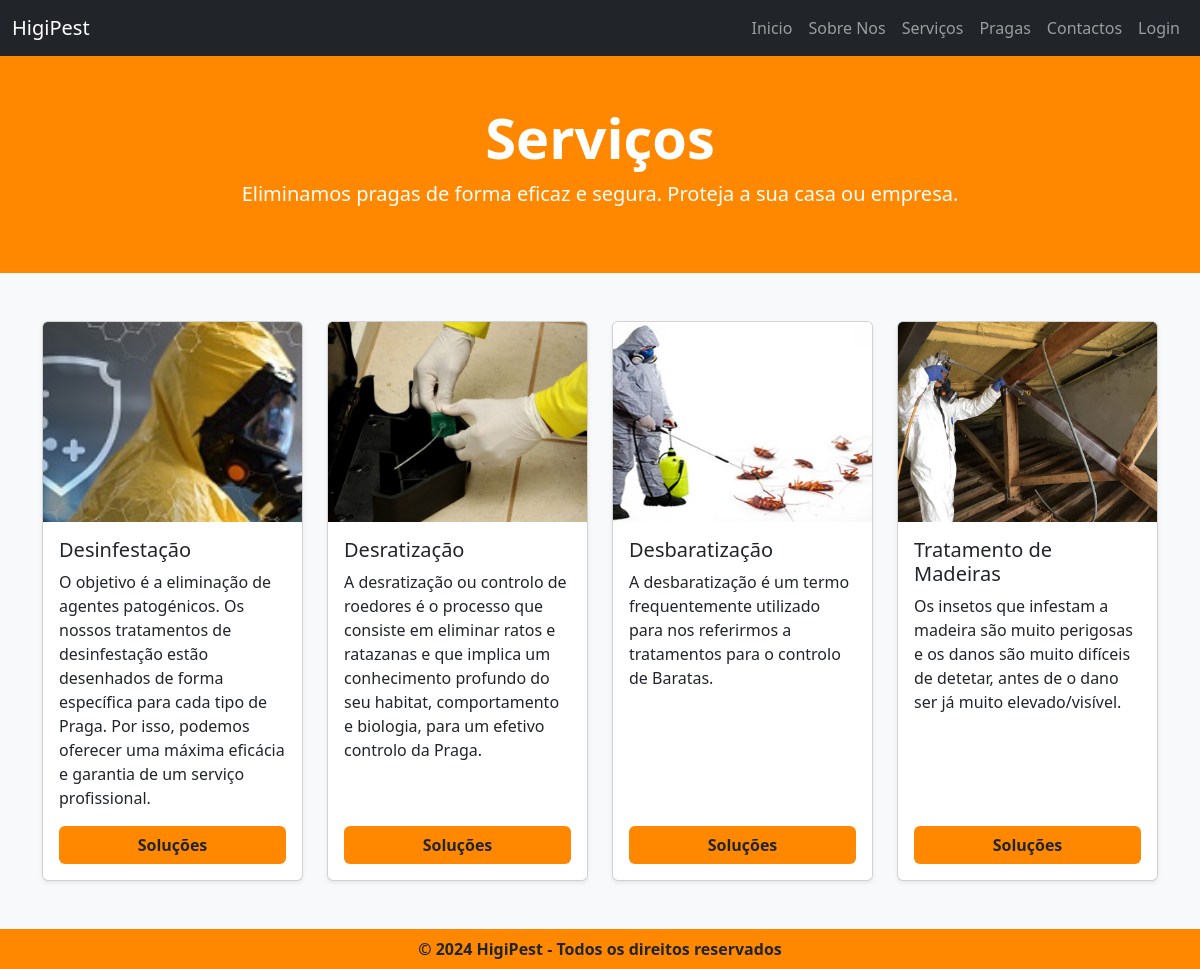
Page /servicos.php on the committed database.
### tables this page shows
CREATE TABLE `servicos` (
  `id_servico` int(11) NOT NULL,
  `servico` varchar(255) NOT NULL,
  `descricao` varchar(255) NOT NULL,
  `img` varchar(255) DEFAULT NULL,
  `ordem` int(11) NOT NULL,
  `visivel` int(11) NOT NULL
);

### servicos.php (the view, shortened to what this page needs)
<?php
require_once __DIR__ . "/bd/config.php";
$sql = "SELECT * FROM servicos WHERE visivel = 1 ORDER BY ordem ASC";
$result = $conn->query($sql);
?>
<!DOCTYPE html>
<html lang="pt">
<head>
    <link rel="stylesheet" href="/web/assets/styles/bootstrap.css">
    <link rel="stylesheet" href="/web/assets/styles/bootstrap.min.css">
    <link rel="stylesheet" href="/web/assets/styles/styles.css">
</head>
<body class="d-flex flex-column" style="min-height: 100vh;">
    <?php require('components/menu.php'); ?>
    <section id="hero" class="text-white text-center py-5" style="background-color: #ff8800;">
        <div class="container">
            <h1 class="display-4 fw-bold">Serviços</h1>
            <p class="lead">Eliminamos pragas de forma eficaz e segura. Proteja a sua casa ou empresa.</p>
        </div>
    </section>
    <section id="tipos-pragas" class="py-5 bg-light">
    <div class="container">
        <div class="row row-cols-1 row-cols-md-2 row-cols-lg-4 g-4">
            <?php
            if ($result->num_rows > 0) {
                while ($row = $result->fetch_assoc()) {
                    echo '
                    <div class="col">
                        <div class="card h-100 shadow-sm">
                            <img src="' . htmlspecialchars($row['img']) . '" class="card-img-top" alt="' . htmlspecialchars($row['servico']) . '" style="height: 200px; object-fit: cover;">
                            <div class="card-body d-flex flex-column">
                                <h5 class="card-title">' . htmlspecialchars($row['servico']) . '</h5>
                                <p class="card-text flex-grow-1">' . htmlspecialchars($row['descricao']) . '</p>
                                <a href="#" class="btn mt-auto fw-bold" style="background-color: #ff8800;">Soluções</a>
                            </div>
                        </div>
                    </div>
                    ';
                }
            } else {
                echo '<p class="text-center">Nenhum serviço disponível no momento.</p>';
            }
            ?>
        </div>
    </div>
    </section>
    <?php require('components/footer.php'); ?>
</body>
</html>

### rows in the picture
servicos: img (picture), servico "Desinfestação", descricao "O objetivo é a eliminação de agentes patogénicos. Os nossos tratamentos de desinfestação estão desenhados de forma específica para cada tipo de Praga. Por isso, podemos oferecer uma máxima eficácia e garantia de um serviço profissional."
servicos: img (picture), servico "Desratização", descricao "A desratização ou controlo de roedores é o processo que consiste em eliminar ratos e ratazanas e que implica um conhecimento profundo do seu habitat, comportamento e biologia, para um efetivo controlo da Praga."
servicos: img (picture), servico "Desbaratização", descricao "A desbaratização é um termo frequentemente utilizado para nos referirmos a tratamentos para o controlo de Baratas."
servicos: img (picture), servico "Tratamento de Madeiras", descricao "Os insetos que infestam a madeira são muito perigosas e os danos são muito difíceis de detetar, antes de o dano ser já muito elevado/visível."
